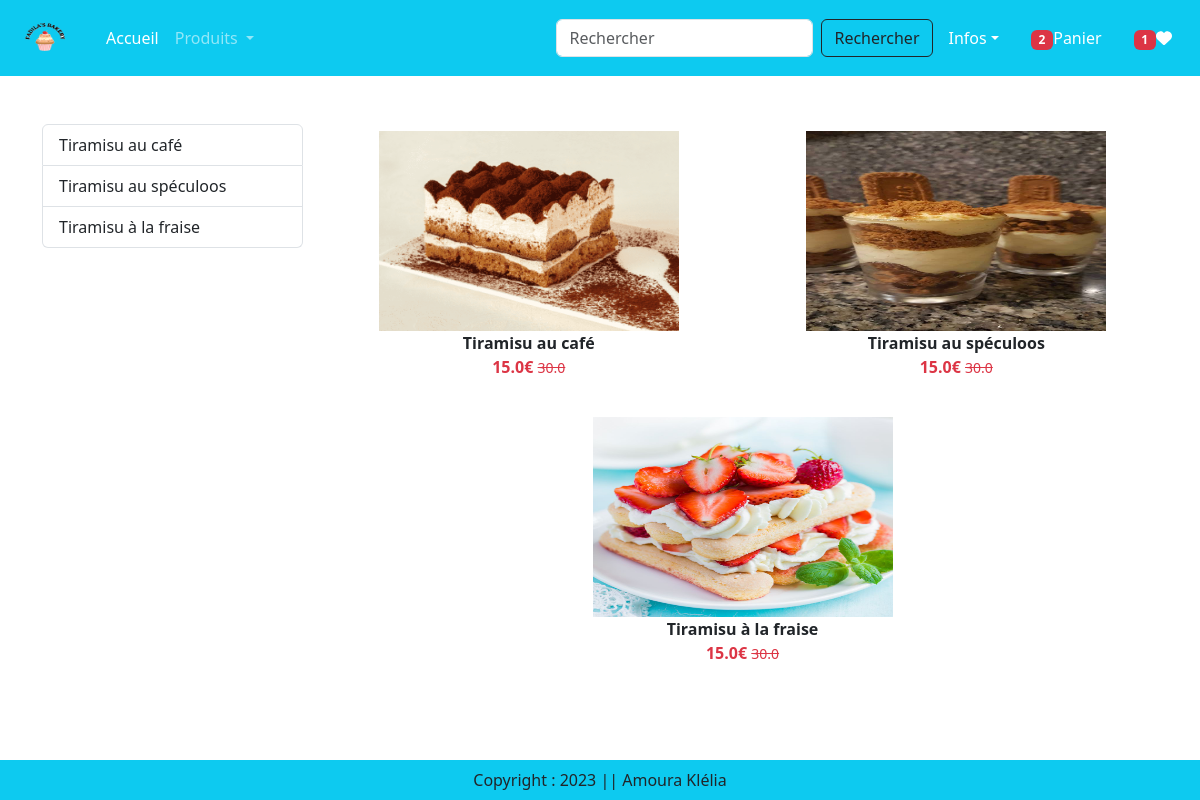
The page /category/TI (signed in) on the database its author committed.
### app/models.py (models this page shows, shortened)
class Product(models.Model):
    title = models.CharField(max_length=100)
    selling_price = models.FloatField()
    discounted_price = models.FloatField()
    description = models.TextField()
    composition = models.TextField(default='')
    prodapp = models.TextField(default='')
    category = models.CharField(choices=CATEGORY_CHOICES, max_length=2)
    product_image = models.ImageField(upload_to='product')

### app/views.py (the view)
# urls.py: path("category/<slug:val>", views.CategoryView.as_view(),name="category"),
@method_decorator(login_required, name='dispatch')
class CategoryView(View):
    def get(self,request,val):
        totalitem = 0
        wishitem = 0
        if request.user.is_authenticated:
            totalitem = len(Cart.objects.filter(user=request.user))
            wishitem = len(Wishlist.objects.filter(user=request.user))
        product = Product.objects.filter(category=val)
        title = Product.objects.filter(category=val).values('title')
        return render(request,"app/category.html",locals())

### app/templates/app/category.html (shortened to what this page needs)
{% extends 'app/base.html' %}
{% load static %}
{% block main-content %}
    <div class="container my-5">
    <div class="row">
        <div class="col-sm-3">
        <div class="list-group">
            {% for val in title %}
                <a href="{% url 'category-title' val.title %}" class="list-group-item list-group-item-action" aria-current="true">
                {{val.title}}</a>
            {% endfor %}
        </div>
        </div>
    <div class="col-sm-9">
        <div class="row">
            {% for prod in product %}
                <div class="col text-center mb-4">
                <a href="{% url 'product-detail' prod.id %}" class="btn">
                    <div>
                        <img src="{{prod.product_image.url}}" width="300px" height="200px"/>
                        <div class="fw-bold">{{prod.title}}</div>
                        <div class="fw-bold text-danger">
                            {{prod.discounted_price}}€
                            <small class="fw-light text-decoration-line-through">{{prod.selling_price}}</small>
                        </div>
                    </div>
                </a>
                </div>
            {% endfor %}
        </div>
    </div>
    </div>
    </div>
{% endblock main-content %}

### app/templates/app/base.html (shortened to what this page needs)
<!DOCTYPE html>
{% load static %}
<html lang="fr">
    <head>
        <link href="https://cdn.jsdelivr.net/npm/bootstrap@5.3.0-alpha1/dist/css/bootstrap.min.css" rel="stylesheet">
        <link rel="stylesheet" href="{% static 'app/css/owl.carousel.min.css' %}"/>
        <link rel="stylesheet" href="{% static 'app/css/all.min.css' %}"/>
        <link rel="stylesheet" href="{% static 'app/css/style.css' %}"/>
    </head>
    <body>
    <nav class="navbar navbar-expand-lg navbar-dark bg-info">
  <div class="container-fluid">
    <a class="navbar-brand" href="#">
        <img src="{% static "app/images/logo.png" %}" width="70" height="50" />
    </a>
    <div class="collapse navbar-collapse" id="navbarSupportedContent">
      <ul class="navbar-nav me-auto mb-2 mb-lg-0">
          {% if request.user.is_authenticated %}
        <li class="nav-item">
          <a class="nav-link active" aria-current="page" href="/">Accueil</a>
        </li>
          <li class="nav-item dropdown">
          <a class="nav-link dropdown-toggle" href="#" role="button" data-bs-toggle="dropdown" aria-expanded="false">
            Produits
          </a>
        </li>
      </ul>
      <form class="d-flex" role="search" action="/search">
        <input class="form-control me-2" type="search" placeholder="Rechercher" name="search" aria-label="Search">
        <button class="btn btn-outline-dark" type="submit">Rechercher</button>
      </form>
    </div>
      <ul class="navbar-nav me-auto mb-2 mb-lg-0">
          <li class="nav-item dropdown mx-2">
              <a class="nav-link dropdown-toggle text-white" href="#"
                 id="profileDropdown" role="button" data-bs-toggle="dropdown" aria-expanded="false">Infos</a>
                  <a class="dropdown-item" href="{% url 'passwordchange' %}">Changer mot de passe</a></li>
              </ul>
          <li class="nav-item mx-2">
              <a href="{% url 'showcart' %}" class="nav-link text-white"><span class="badge bg-danger">{% if totalitem > 0 %} {{ totalitem }} {% endif %}</span>Panier</a>
          </li>
          <li class="nav-item mx-2">
              <a href="{% url 'showwishlist' %}" class="nav-link text-white"><span class="badge bg-danger">{% if wishitem > 0 %} {{ wishitem }} {% endif %}</span><i class="fa fa-heart"></i></a>
          </li>
          {% endif %}
  </div>
</nav>
    {% block main-content %}{% endblock main-content %}
    <footer class="container-fluid fixed-bottom bg-info text-center p-2 mt-5">
        Copyright : 2023 || Amoura Klélia
    </footer>
    </body>
</html>

### rows shown on the page
Product: product_image (picture), title "Tiramisu au café", discounted_price "15.0", selling_price "30.0"
Product: product_image (picture), title "Tiramisu au spéculoos", discounted_price "15.0", selling_price "30.0"
Product: product_image (picture), title "Tiramisu à la fraise", discounted_price "15.0", selling_price "30.0"

### other values the page prints
{{ totalitem }} "2"
{{ wishitem }} "1"
{{ val.title }} "Tiramisu au café" "Tiramisu au spéculoos" "Tiramisu à la fraise"
